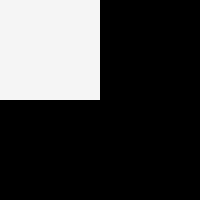
Frame 1 (no input)
Frame 60 (the mouse pressed at the canvas centre just before this capture): identical to frame 1, image omitted
Frame 120 (the mouse held since frame 60 and released just before this capture): blank canvas, image omitted

The Processing sketch that drew this single still picture (run headless with seeded random() and noise(); from frame 60 on, the mouse is pressed at the canvas centre):

// Processing sketch: chapter_4_9
// ── chapter_4_9.pde
float bright0 = 0;
float bright1 = 0;
float bright2 = 0;
float bright3 = 0;

void setup(){
	size(200, 200);
}

void draw(){
		background(255);
		stroke(0);
		line(width/2, 0, width/2, height);
		line(0, height/2, width, height/2);

		/* 
		concept, in order:
		draw 4 quads, set their brightness to it's own variable.
		always make the variables decay
		if the mouse is in that quad, turn the brightness all the way up
		*/

		// if the mouse is in the quad, set the quad's brightness to full
		if (mouseX < width/2 && mouseY < height/2) {
			bright0 = 255;
		} else if (mouseX > width/2 && mouseY < height/2){
			bright1 = 255;
		} else if (mouseX < width/2 && mouseY > height/2){
			bright2 = 255;
		} else if (mouseX > width/2 && mouseY > height/2){
			bright3 = 255;
		}

		// always make the variable decay
		bright0 = bright0-10;
		bright1 = bright1-10;
		bright2 = bright2-10;
		bright3 = bright3-10;

		// draw the quads and fill them with the current brightness
		noStroke();
		fill(bright0);
		rect(0, 0, width/2, height/2);
		fill(bright1);
		rect(width/2, 0, width/2, height/2);
		fill(bright2);
		rect(0, height/2, width, height);
		fill(bright3);
		rect(width/2, height/2, width/2, height/2);

		// constrain variables 
		bright0 = constrain(bright0, 0, 255);
		bright1 = constrain(bright1, 0, 255);
		bright2 = constrain(bright2, 0, 255);
		bright3 = constrain(bright3, 0, 255);
}
